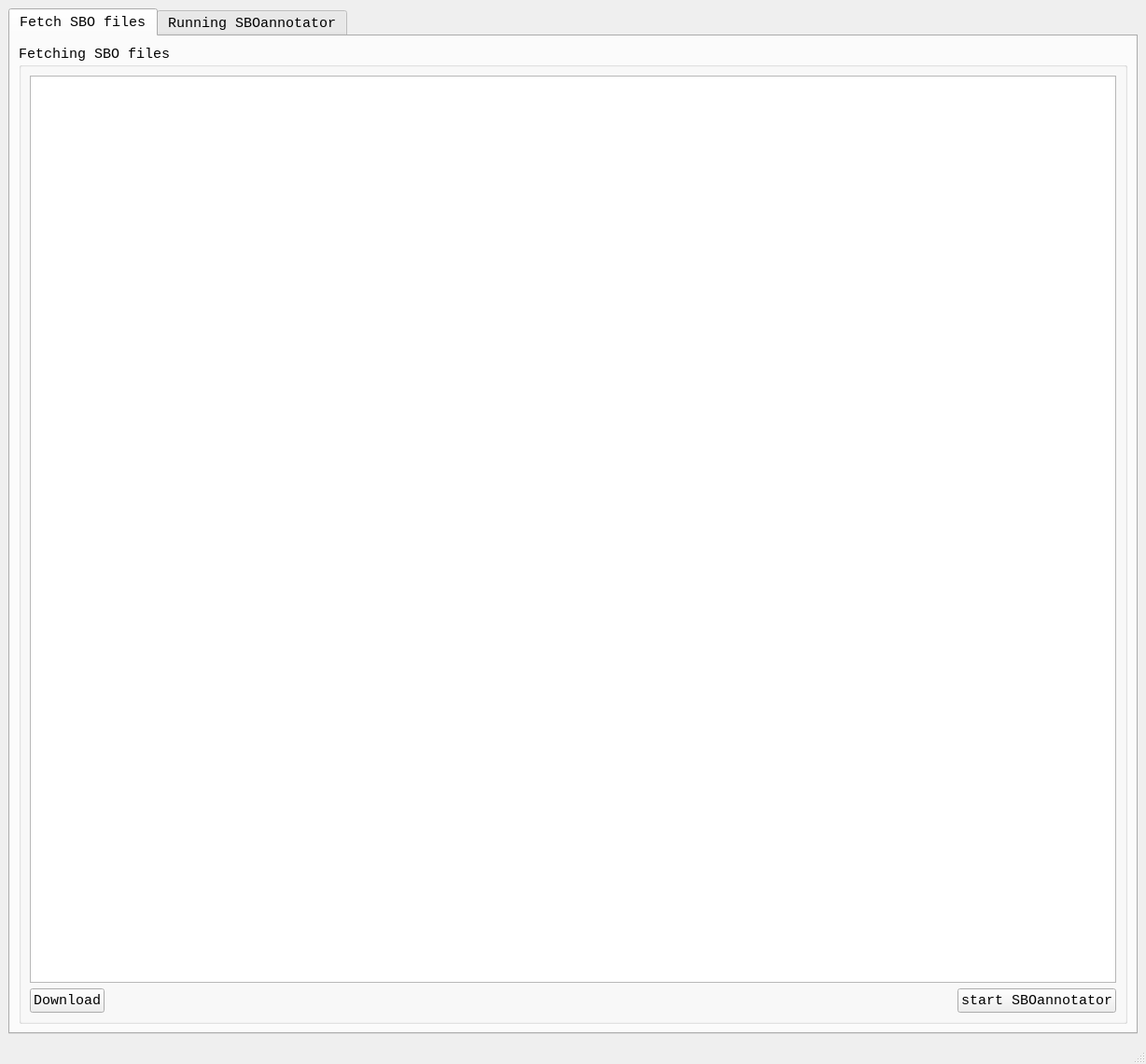
<?xml version="1.0" encoding="UTF-8"?>
<ui version="4.0">
 <class>MainWindow</class>
 <widget class="QMainWindow" name="MainWindow">
  <property name="geometry">
   <rect>
    <x>0</x>
    <y>0</y>
    <width>1228</width>
    <height>1140</height>
   </rect>
  </property>
  <property name="font">
   <font>
    <family>Consolas</family>
    <pointsize>11</pointsize>
   </font>
  </property>
  <property name="windowTitle">
   <string>SBOannotator v3.0</string>
  </property>
  <widget class="QWidget" name="centralwidget">
   <layout class="QVBoxLayout" name="verticalLayout_6">
    <item>
     <widget class="QTabWidget" name="tabWidget">
      <property name="currentIndex">
       <number>0</number>
      </property>
      <widget class="QWidget" name="tab_2">
       <attribute name="title">
        <string>Fetch SBO files</string>
       </attribute>
       <layout class="QVBoxLayout" name="verticalLayout">
        <item>
         <widget class="QGroupBox" name="groupBox">
          <property name="title">
           <string>Fetching SBO files</string>
          </property>
          <layout class="QVBoxLayout" name="verticalLayout_7">
           <item>
            <widget class="QTextEdit" name="textEdit"/>
           </item>
           <item>
            <layout class="QHBoxLayout" name="horizontalLayout_11">
             <item>
              <widget class="QPushButton" name="pushButton_sbo_down">
               <property name="text">
                <string>Download</string>
               </property>
              </widget>
             </item>
             <item>
              <spacer name="horizontalSpacer_13">
               <property name="orientation">
                <enum>Qt::Horizontal</enum>
               </property>
               <property name="sizeHint" stdset="0">
                <size>
                 <width>40</width>
                 <height>20</height>
                </size>
               </property>
              </spacer>
             </item>
             <item>
              <widget class="QPushButton" name="pushButton">
               <property name="text">
                <string>start SBOannotator</string>
               </property>
              </widget>
             </item>
            </layout>
           </item>
          </layout>
         </widget>
        </item>
       </layout>
      </widget>
      <widget class="QWidget" name="tab_3">
       <attribute name="title">
        <string>Running SBOannotator</string>
       </attribute>
       <layout class="QVBoxLayout" name="verticalLayout_2">
        <property name="leftMargin">
         <number>0</number>
        </property>
        <property name="topMargin">
         <number>0</number>
        </property>
        <property name="rightMargin">
         <number>0</number>
        </property>
        <property name="bottomMargin">
         <number>0</number>
        </property>
        <item>
         <widget class="QStackedWidget" name="stackedWidget">
          <property name="currentIndex">
           <number>1</number>
          </property>
          <widget class="QWidget" name="page">
           <layout class="QVBoxLayout" name="verticalLayout_9" stretch="2,3">
            <item>
             <widget class="QGroupBox" name="groupBox_5">
              <property name="title">
               <string>Enhanced</string>
              </property>
              <layout class="QGridLayout" name="gridLayout_4" rowstretch="1,1,0" columnstretch="1,2">
               <item row="0" column="0">
                <widget class="QTableWidget" name="tableWidget_enhanced_Before">
                 <column>
                  <property name="text">
                   <string>Class</string>
                  </property>
                 </column>
                 <column>
                  <property name="text">
                   <string>SBO_id</string>
                  </property>
                 </column>
                 <column>
                  <property name="text">
                   <string>Before</string>
                  </property>
                 </column>
                </widget>
               </item>
               <item row="2" column="0" colspan="2">
                <layout class="QHBoxLayout" name="horizontalLayout_9">
                 <item>
                  <spacer name="horizontalSpacer_9">
                   <property name="orientation">
                    <enum>Qt::Horizontal</enum>
                   </property>
                   <property name="sizeHint" stdset="0">
                    <size>
                     <width>40</width>
                     <height>20</height>
                    </size>
                   </property>
                  </spacer>
                 </item>
                 <item>
                  <widget class="QPushButton" name="pushButton_down_1">
                   <property name="text">
                    <string>Download result file</string>
                   </property>
                  </widget>
                 </item>
                </layout>
               </item>
               <item row="1" column="0">
                <widget class="QTableWidget" name="tableWidget_enhanced_After">
                 <column>
                  <property name="text">
                   <string>Class</string>
                  </property>
                 </column>
                 <column>
                  <property name="text">
                   <string>SBO_id</string>
                  </property>
                 </column>
                 <column>
                  <property name="text">
                   <string>After</string>
                  </property>
                 </column>
                </widget>
               </item>
               <item row="0" column="1" rowspan="2">
                <widget class="QTextEdit" name="textEdit_run_1">
                 <property name="lineWrapMode">
                  <enum>QTextEdit::NoWrap</enum>
                 </property>
                 <property name="readOnly">
                  <bool>true</bool>
                 </property>
                 <property name="html">
                  <string>&lt;!DOCTYPE HTML PUBLIC &quot;-//W3C//DTD HTML 4.0//EN&quot; &quot;http://www.w3.org/TR/REC-html40/strict.dtd&quot;&gt;
&lt;html&gt;&lt;head&gt;&lt;meta name=&quot;qrichtext&quot; content=&quot;1&quot; /&gt;&lt;style type=&quot;text/css&quot;&gt;
p, li { white-space: pre-wrap; }
&lt;/style&gt;&lt;/head&gt;&lt;body style=&quot; font-family:'Consolas'; font-size:11pt; font-weight:400; font-style:normal;&quot;&gt;
&lt;p style=&quot;-qt-paragraph-type:empty; margin-top:0px; margin-bottom:0px; margin-left:0px; margin-right:0px; -qt-block-indent:0; text-indent:0px;&quot;&gt;&lt;br /&gt;&lt;/p&gt;&lt;/body&gt;&lt;/html&gt;</string>
                 </property>
                 <property name="overwriteMode">
                  <bool>false</bool>
                 </property>
                </widget>
               </item>
              </layout>
             </widget>
            </item>
            <item>
             <widget class="QGroupBox" name="groupBox_6">
              <property name="title">
               <string>LLM</string>
              </property>
              <layout class="QGridLayout" name="gridLayout_5" rowstretch="1,1,1,0">
               <item row="1" column="0">
                <widget class="QTableWidget" name="tableWidget_llm_Before">
                 <column>
                  <property name="text">
                   <string>Class</string>
                  </property>
                 </column>
                 <column>
                  <property name="text">
                   <string>SBO_id</string>
                  </property>
                 </column>
                 <column>
                  <property name="text">
                   <string>Before</string>
                  </property>
                 </column>
                </widget>
               </item>
               <item row="1" column="2">
                <widget class="QTableWidget" name="tableWidget_sbo">
                 <column>
                  <property name="text">
                   <string>reaction</string>
                  </property>
                 </column>
                 <column>
                  <property name="text">
                   <string>original sbo</string>
                  </property>
                 </column>
                 <column>
                  <property name="text">
                   <string>sbo after</string>
                  </property>
                 </column>
                </widget>
               </item>
               <item row="0" column="0" colspan="3">
                <layout class="QHBoxLayout" name="horizontalLayout_6" stretch="1,0,4">
                 <item>
                  <layout class="QVBoxLayout" name="verticalLayout_5">
                   <item>
                    <widget class="QLabel" name="label">
                     <property name="text">
                      <string>Use LLM for SBO annotation of EC reactions?</string>
                     </property>
                     <property name="alignment">
                      <set>Qt::AlignCenter</set>
                     </property>
                     <property name="wordWrap">
                      <bool>true</bool>
                     </property>
                    </widget>
                   </item>
                   <item>
                    <layout class="QHBoxLayout" name="horizontalLayout_4">
                     <item>
                      <spacer name="horizontalSpacer_5">
                       <property name="orientation">
                        <enum>Qt::Horizontal</enum>
                       </property>
                       <property name="sizeHint" stdset="0">
                        <size>
                         <width>40</width>
                         <height>20</height>
                        </size>
                       </property>
                      </spacer>
                     </item>
                     <item>
                      <widget class="QPushButton" name="pushButton_LLM">
                       <property name="enabled">
                        <bool>false</bool>
                       </property>
                       <property name="text">
                        <string>Yes</string>
                       </property>
                      </widget>
                     </item>
                     <item>
                      <spacer name="horizontalSpacer_7">
                       <property name="orientation">
                        <enum>Qt::Horizontal</enum>
                       </property>
                       <property name="sizeHint" stdset="0">
                        <size>
                         <width>40</width>
                         <height>20</height>
                        </size>
                       </property>
                      </spacer>
                     </item>
                     <item>
                      <widget class="QPushButton" name="pushButton_cancel">
                       <property name="enabled">
                        <bool>false</bool>
                       </property>
                       <property name="text">
                        <string>No</string>
                       </property>
                      </widget>
                     </item>
                     <item>
                      <spacer name="horizontalSpacer_8">
                       <property name="orientation">
                        <enum>Qt::Horizontal</enum>
                       </property>
                       <property name="sizeHint" stdset="0">
                        <size>
                         <width>40</width>
                         <height>20</height>
                        </size>
                       </property>
                      </spacer>
                     </item>
                    </layout>
                   </item>
                   <item>
                    <widget class="QLabel" name="label_10">
                     <property name="text">
                      <string>是否全部采用推荐？</string>
                     </property>
                     <property name="alignment">
                      <set>Qt::AlignCenter</set>
                     </property>
                    </widget>
                   </item>
                   <item>
                    <widget class="QPushButton" name="pushButton_all_adopted">
                     <property name="text">
                      <string>全部采用</string>
                     </property>
                    </widget>
                   </item>
                   <item>
                    <widget class="QPushButton" name="pushButton_reject_all">
                     <property name="text">
                      <string>全部拒绝</string>
                     </property>
                    </widget>
                   </item>
                   <item>
                    <widget class="QPushButton" name="pushButton_review">
                     <property name="text">
                      <string>审查</string>
                     </property>
                    </widget>
                   </item>
                  </layout>
                 </item>
                 <item>
                  <widget class="Line" name="line_3">
                   <property name="orientation">
                    <enum>Qt::Vertical</enum>
                   </property>
                  </widget>
                 </item>
                 <item>
                  <widget class="QWidget" name="review_widget" native="true">
                   <layout class="QVBoxLayout" name="verticalLayout_4">
                    <property name="leftMargin">
                     <number>0</number>
                    </property>
                    <property name="topMargin">
                     <number>0</number>
                    </property>
                    <property name="rightMargin">
                     <number>0</number>
                    </property>
                    <property name="bottomMargin">
                     <number>0</number>
                    </property>
                    <item>
                     <layout class="QHBoxLayout" name="horizontalLayout_5">
                      <item>
                       <widget class="QLabel" name="label_review_6">
                        <property name="text">
                         <string>[0/0] 反应: 暂无</string>
                        </property>
                       </widget>
                      </item>
                      <item>
                       <widget class="QPushButton" name="pushButton_y">
                        <property name="text">
                         <string>采用</string>
                        </property>
                       </widget>
                      </item>
                      <item>
                       <spacer name="horizontalSpacer_6">
                        <property name="orientation">
                         <enum>Qt::Horizontal</enum>
                        </property>
                        <property name="sizeHint" stdset="0">
                         <size>
                          <width>40</width>
                          <height>20</height>
                         </size>
                        </property>
                       </spacer>
                      </item>
                      <item>
                       <widget class="QPushButton" name="pushButton_n">
                        <property name="text">
                         <string>不采用</string>
                        </property>
                       </widget>
                      </item>
                      <item>
                       <widget class="QPushButton" name="pushButton_exit">
                        <property name="text">
                         <string>退出</string>
                        </property>
                       </widget>
                      </item>
                     </layout>
                    </item>
                    <item>
                     <layout class="QGridLayout" name="gridLayout_3" columnstretch="0,1">
                      <property name="horizontalSpacing">
                       <number>6</number>
                      </property>
                      <property name="verticalSpacing">
                       <number>10</number>
                      </property>
                      <item row="3" column="0">
                       <widget class="QLabel" name="label_17">
                        <property name="text">
                         <string>推荐SBO:</string>
                        </property>
                       </widget>
                      </item>
                      <item row="4" column="0">
                       <widget class="QLabel" name="label_19">
                        <property name="text">
                         <string>推荐原因:</string>
                        </property>
                       </widget>
                      </item>
                      <item row="1" column="1">
                       <widget class="QLabel" name="label_review_2">
                        <property name="text">
                         <string>暂无</string>
                        </property>
                       </widget>
                      </item>
                      <item row="0" column="1">
                       <widget class="QLabel" name="label_review_1">
                        <property name="text">
                         <string>暂无</string>
                        </property>
                       </widget>
                      </item>
                      <item row="2" column="0">
                       <widget class="QLabel" name="label_15">
                        <property name="text">
                         <string>EC文本:</string>
                        </property>
                       </widget>
                      </item>
                      <item row="3" column="1">
                       <widget class="QLabel" name="label_review_4">
                        <property name="text">
                         <string>暂无</string>
                        </property>
                       </widget>
                      </item>
                      <item row="4" column="1">
                       <widget class="QLabel" name="label_review_5">
                        <property name="text">
                         <string>暂无</string>
                        </property>
                       </widget>
                      </item>
                      <item row="0" column="0">
                       <widget class="QLabel" name="label_4">
                        <property name="text">
                         <string>原始SBO:</string>
                        </property>
                       </widget>
                      </item>
                      <item row="1" column="0">
                       <widget class="QLabel" name="label_13">
                        <property name="text">
                         <string>EC号码:</string>
                        </property>
                       </widget>
                      </item>
                      <item row="2" column="1">
                       <widget class="QLabel" name="label_review_3">
                        <property name="text">
                         <string>暂无</string>
                        </property>
                       </widget>
                      </item>
                     </layout>
                    </item>
                   </layout>
                  </widget>
                 </item>
                </layout>
               </item>
               <item row="2" column="0" colspan="3">
                <widget class="QTextEdit" name="textEdit_run_2">
                 <property name="lineWrapMode">
                  <enum>QTextEdit::NoWrap</enum>
                 </property>
                 <property name="html">
                  <string>&lt;!DOCTYPE HTML PUBLIC &quot;-//W3C//DTD HTML 4.0//EN&quot; &quot;http://www.w3.org/TR/REC-html40/strict.dtd&quot;&gt;
&lt;html&gt;&lt;head&gt;&lt;meta name=&quot;qrichtext&quot; content=&quot;1&quot; /&gt;&lt;style type=&quot;text/css&quot;&gt;
p, li { white-space: pre-wrap; }
&lt;/style&gt;&lt;/head&gt;&lt;body style=&quot; font-family:'Consolas'; font-size:11pt; font-weight:400; font-style:normal;&quot;&gt;
&lt;p style=&quot;-qt-paragraph-type:empty; margin-top:0px; margin-bottom:0px; margin-left:0px; margin-right:0px; -qt-block-indent:0; text-indent:0px;&quot;&gt;&lt;br /&gt;&lt;/p&gt;&lt;/body&gt;&lt;/html&gt;</string>
                 </property>
                </widget>
               </item>
               <item row="3" column="0" colspan="3">
                <layout class="QHBoxLayout" name="horizontalLayout_12">
                 <item>
                  <spacer name="horizontalSpacer_10">
                   <property name="orientation">
                    <enum>Qt::Horizontal</enum>
                   </property>
                   <property name="sizeHint" stdset="0">
                    <size>
                     <width>40</width>
                     <height>20</height>
                    </size>
                   </property>
                  </spacer>
                 </item>
                 <item>
                  <widget class="QPushButton" name="pushButton_down_2">
                   <property name="text">
                    <string>Download result file</string>
                   </property>
                  </widget>
                 </item>
                </layout>
               </item>
               <item row="1" column="1">
                <widget class="QTableWidget" name="tableWidget_llm_After">
                 <column>
                  <property name="text">
                   <string>Class</string>
                  </property>
                 </column>
                 <column>
                  <property name="text">
                   <string>SBO_id</string>
                  </property>
                 </column>
                 <column>
                  <property name="text">
                   <string>After</string>
                  </property>
                 </column>
                </widget>
               </item>
              </layout>
             </widget>
            </item>
           </layout>
          </widget>
          <widget class="QWidget" name="page_2">
           <layout class="QVBoxLayout" name="verticalLayout_3" stretch="0,1">
            <item>
             <layout class="QHBoxLayout" name="horizontalLayout_8">
              <item>
               <widget class="QLabel" name="label_3">
                <property name="text">
                 <string>model file path：</string>
                </property>
               </widget>
              </item>
              <item>
               <widget class="QLineEdit" name="lineEdit_model_path"/>
              </item>
              <item>
               <widget class="QPushButton" name="pushButton_choose_model">
                <property name="text">
                 <string>Choose</string>
                </property>
               </widget>
              </item>
             </layout>
            </item>
            <item>
             <widget class="QGroupBox" name="groupBox_2">
              <property name="title">
               <string>Database configuration</string>
              </property>
              <layout class="QVBoxLayout" name="verticalLayout_8">
               <item>
                <widget class="QTextEdit" name="textEdit_database">
                 <property name="html">
                  <string>&lt;!DOCTYPE HTML PUBLIC &quot;-//W3C//DTD HTML 4.0//EN&quot; &quot;http://www.w3.org/TR/REC-html40/strict.dtd&quot;&gt;
&lt;html&gt;&lt;head&gt;&lt;meta name=&quot;qrichtext&quot; content=&quot;1&quot; /&gt;&lt;style type=&quot;text/css&quot;&gt;
p, li { white-space: pre-wrap; }
&lt;/style&gt;&lt;/head&gt;&lt;body style=&quot; font-family:'Consolas'; font-size:11pt; font-weight:400; font-style:normal;&quot;&gt;
&lt;p style=&quot;-qt-paragraph-type:empty; margin-top:0px; margin-bottom:0px; margin-left:0px; margin-right:0px; -qt-block-indent:0; text-indent:0px;&quot;&gt;&lt;br /&gt;&lt;/p&gt;&lt;/body&gt;&lt;/html&gt;</string>
                 </property>
                </widget>
               </item>
              </layout>
             </widget>
            </item>
           </layout>
          </widget>
         </widget>
        </item>
       </layout>
      </widget>
     </widget>
    </item>
   </layout>
  </widget>
  <widget class="QStatusBar" name="statusbar"/>
 </widget>
 <resources/>
 <connections/>
</ui>
